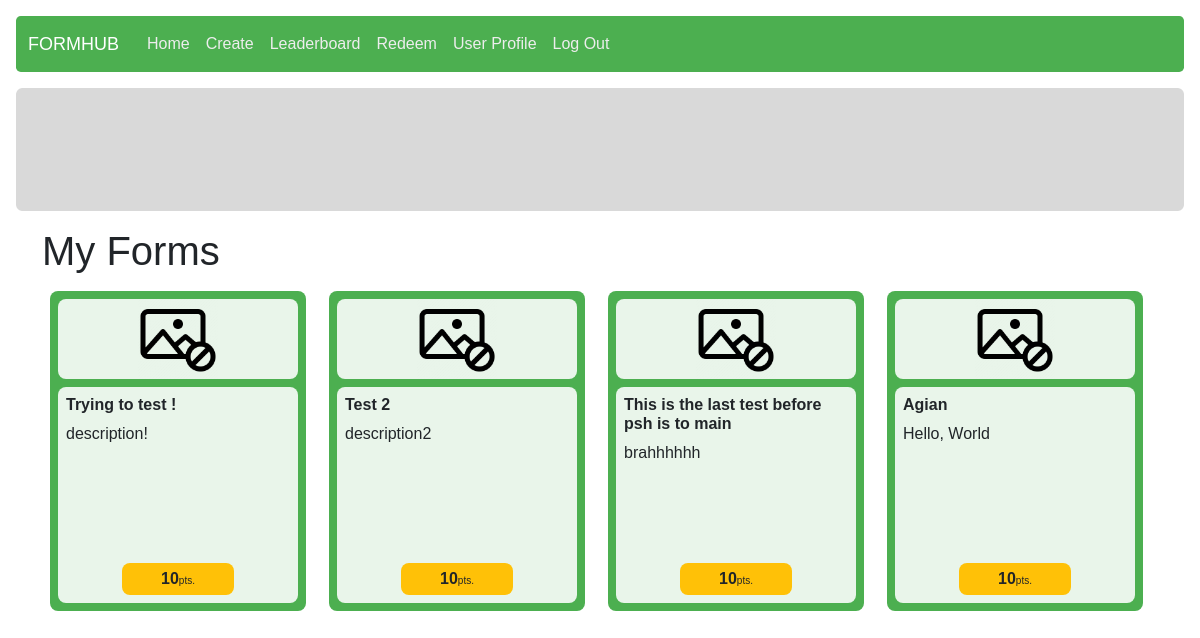
The page /manage/my-forms (signed in) on the database as committed earlier.
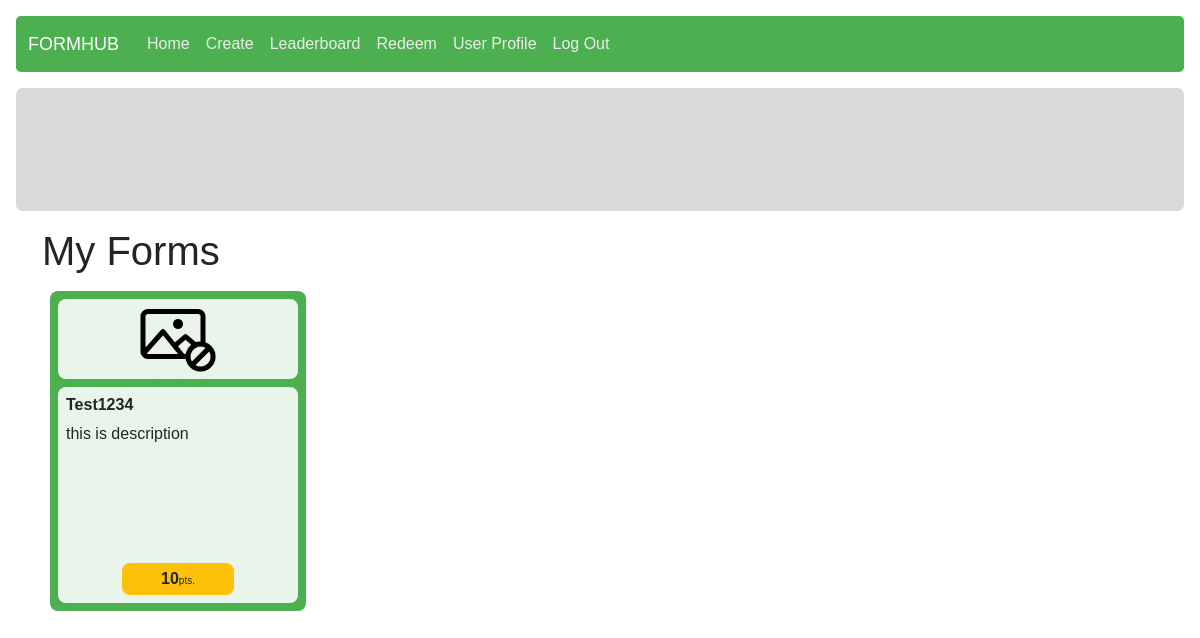
The same page on the database as committed later.
### form_management/models.py (models this page shows, shortened)
class Form(models.Model):
    owner = models.ForeignKey(User, on_delete = models.CASCADE)
    form_name = models.CharField(max_length = 125)
    description = models.CharField(max_length = 1000)
    category = models.ForeignKey(Category, on_delete = models.CASCADE, null = True)
    design = models.JSONField()
    creation_timestamp = models.DateTimeField(auto_now_add = True)
    publish_timestamp = models.DateTimeField(null = True)
    is_open = models.BooleanField(default = False)
    is_sale = models.BooleanField(default = False)
    form_point = models.ForeignKey(Point, on_delete = models.CASCADE, related_name="form_point")

class Point(models.Model):
    form_size = models.CharField(max_length = 2)
    point = models.IntegerField()
    description = models.CharField(max_length = 50, null = True)
    lower_bound = models.IntegerField()
    upper_bound = models.IntegerField()
    def __str__(self):
        return f"{self.point}"

### form_management/views.py (the view)
# urls.py: path("my-forms", views.my_forms, name="my_forms"),
@login_required
def my_forms(request):
    forms = Form.objects.filter(owner = request.user)
    return render(request, "form_management/myforms.html", {
        "title": "My Forms",
		"forms": forms
	})

### templates/form_management/myforms.html (shortened to what this page needs)
{% extends "layout.html" %}
{% load static %}
{% block extra_css %}
    <link rel="stylesheet" href="{% static 'answering/index.css' %}">
{% endblock %}
{% block body %}
<div class="container">
    <h1>{{ title }}</h1>
    <div class="all-forms d-flex flex-row flex-wrap">
        {% for form in forms %}
            <div class="form-card p-2 d-flex flex-column col-sm-6 col-md-4 col-lg-3" data-code="{{ form.id }}">
                <div class="form p-2 d-flex flex-column">
                    <div class="img-container d-flex justify-content-center">
                        <img src="{% static 'answering/imgs/no-pic.png' %}" alt="no-photo">
                    </div>
                    <div class="form-meta-data mt-2 p-2">
                        <h6 class="form-name">{{ form.form_name }}</h6>
                        <div class="description">
                            {{ form.description }}
                        </div>
                        <div class="bottom-section mt-auto p-1">
                            <span class="point">{{ form.form_point }}</span><span class="unit">pts.</span>
                        </div>
                    </div>
                </div>
            </div>
        {% empty %}
            <h3>No form</h3>
        {% endfor %}
    </div>
</div>
{% endblock %}

Rows that differ between the two databases and show on the page:
removed Form: form_name "Trying to test !", description "description!", form_point "10"
removed Form: form_name "Test 2", description "description2", form_point "10"
removed Form: form_name "This is the last test before psh is to main", description "brahhhhhh", form_point "10"
removed Form: form_name "Agian", description "Hello, World", form_point "10"
added Form: form_name "Test1234", description "this is description", form_point "10"
